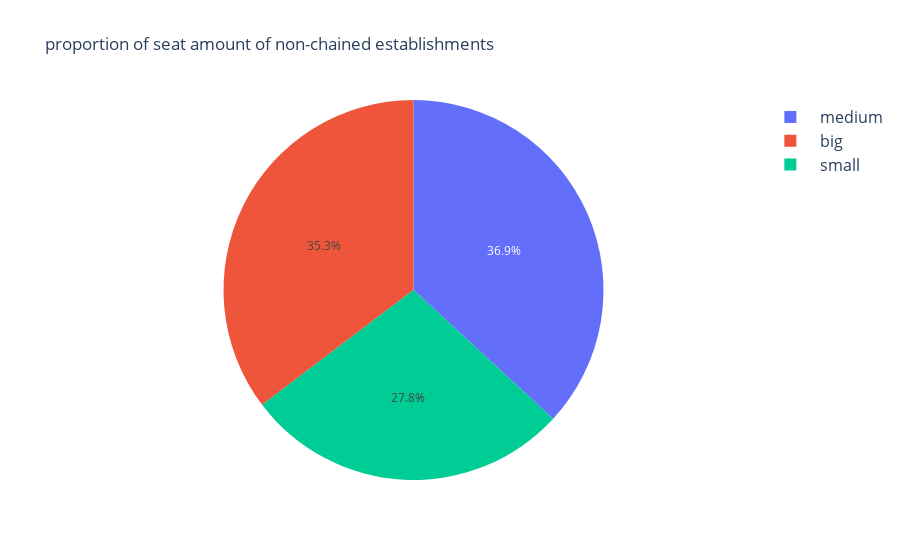

The notebook cell saved with this chart:
### Markdown cell above
Lets analyze and find the proportion of seat amount of non-chained establishments

### Code cell
# lets check the proportion of the seat number in the chain establishments and lets compare it to the general.
count_seats = rest_data[rest_data['chain']==False].value_counts('seats_propertion').reset_index()
count_seats.columns = ["type","count"]
figure = px.pie(count_seats,values="count",names="type",title="proportion of seat amount of non-chained establishments")
figure.update_layout(legend_itemwidth=50,legend_font_size=16)
figure.show()

### Figure 1 — Plotly figure (JSON) as saved in the notebook; plotly's stock layout.template omitted (floating-point values rounded to 4 significant figures)
{"data": [{"domain": {"x": [0, 1], "y": [0, 1]}, "hovertemplate": "type=%{label}<br>count=%{value}<extra></extra>", "labels": ["medium", "big", "small"], "legendgroup": "", "name": "", "showlegend": true, "type": "pie", "values": [2201, 2110, 1661]}], "layout": {"legend": {"font": {"size": 16}, "itemwidth": 50, "tracegroupgap": 0}, "title": {"text": "proportion of seat amount of non-chained establishments"}}}
